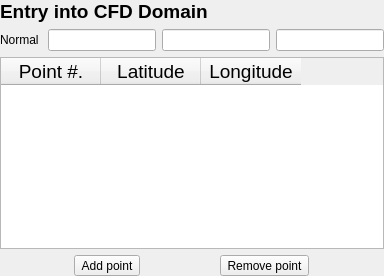
         <widget class="QWidget" name="Pg1_BB_Entry">
          <layout class="QVBoxLayout" name="verticalLayout_4">
           <property name="leftMargin">
            <number>0</number>
           </property>
           <property name="topMargin">
            <number>0</number>
           </property>
           <property name="rightMargin">
            <number>0</number>
           </property>
           <property name="bottomMargin">
            <number>0</number>
           </property>
           <item>
            <widget class="QLabel" name="GeoA_InterfaceLabel_6">
             <property name="font">
              <font>
               <pointsize>14</pointsize>
               <weight>75</weight>
               <bold>true</bold>
              </font>
             </property>
             <property name="text">
              <string>&lt;html&gt;&lt;head/&gt;&lt;body&gt;&lt;p&gt;Entry into CFD Domain&lt;/p&gt;&lt;/body&gt;&lt;/html&gt;</string>
             </property>
            </widget>
           </item>
           <item>
            <layout class="QHBoxLayout" name="HLY_BB_EntryNormal">
             <item>
              <widget class="QLabel" name="Lbl_BB_EntryNormal">
               <property name="text">
                <string>Normal </string>
               </property>
              </widget>
             </item>
             <item>
              <widget class="QLineEdit" name="Led_BB_Entrynx"/>
             </item>
             <item>
              <widget class="QLineEdit" name="Led_BB_Entryny"/>
             </item>
             <item>
              <widget class="QLineEdit" name="Led_BB_Entrynz"/>
             </item>
            </layout>
           </item>
           <item>
            <widget class="QTableWidget" name="GeoA_InterfaceTable_5">
             <property name="font">
              <font>
               <pointsize>14</pointsize>
              </font>
             </property>
             <column>
              <property name="text">
               <string>Point #.</string>
              </property>
             </column>
             <column>
              <property name="text">
               <string>Latitude</string>
              </property>
             </column>
             <column>
              <property name="text">
               <string>Longitude</string>
              </property>
             </column>
            </widget>
           </item>
           <item>
            <layout class="QHBoxLayout" name="HLY_BB_EntryAddPt">
             <item>
              <widget class="QToolButton" name="But_BB_EntryAddPoint">
               <property name="text">
                <string>Add point</string>
               </property>
              </widget>
             </item>
             <item>
              <widget class="QToolButton" name="But_BB_EntryRemPoint">
               <property name="text">
                <string>Remove point</string>
               </property>
              </widget>
             </item>
            </layout>
           </item>
          </layout>
         </widget>
